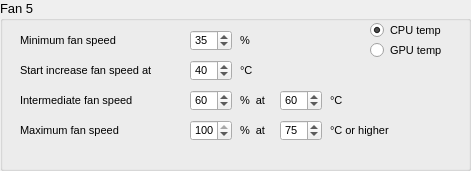
     <widget class="QGroupBox" name="groupBoxConfigFan5">
      <property name="geometry">
       <rect>
        <x>510</x>
        <y>210</y>
        <width>471</width>
        <height>171</height>
       </rect>
      </property>
      <property name="font">
       <font>
        <pointsize>10</pointsize>
        <weight>50</weight>
        <bold>false</bold>
       </font>
      </property>
      <property name="title">
       <string>Fan 5</string>
      </property>
      <property name="flat">
       <bool>false</bool>
      </property>
      <property name="checkable">
       <bool>false</bool>
      </property>
      <widget class="QLabel" name="label_57">
       <property name="geometry">
        <rect>
         <x>20</x>
         <y>30</y>
         <width>151</width>
         <height>21</height>
        </rect>
       </property>
       <property name="font">
        <font>
         <pointsize>8</pointsize>
        </font>
       </property>
       <property name="text">
        <string>Minimum fan speed</string>
       </property>
      </widget>
      <widget class="QSpinBox" name="spinBoxMinSpeedFan5">
       <property name="geometry">
        <rect>
         <x>190</x>
         <y>30</y>
         <width>42</width>
         <height>21</height>
        </rect>
       </property>
       <property name="font">
        <font>
         <pointsize>8</pointsize>
        </font>
       </property>
       <property name="maximum">
        <number>100</number>
       </property>
       <property name="singleStep">
        <number>1</number>
       </property>
       <property name="value">
        <number>35</number>
       </property>
      </widget>
      <widget class="QLabel" name="label_58">
       <property name="geometry">
        <rect>
         <x>20</x>
         <y>60</y>
         <width>241</width>
         <height>21</height>
        </rect>
       </property>
       <property name="font">
        <font>
         <pointsize>8</pointsize>
        </font>
       </property>
       <property name="text">
        <string>Start increase fan speed at </string>
       </property>
      </widget>
      <widget class="QSpinBox" name="spinBoxStartIncreaseSpeedFan5">
       <property name="geometry">
        <rect>
         <x>190</x>
         <y>60</y>
         <width>42</width>
         <height>21</height>
        </rect>
       </property>
       <property name="font">
        <font>
         <pointsize>8</pointsize>
        </font>
       </property>
       <property name="maximum">
        <number>100</number>
       </property>
       <property name="singleStep">
        <number>1</number>
       </property>
       <property name="value">
        <number>40</number>
       </property>
      </widget>
      <widget class="QLabel" name="label_59">
       <property name="geometry">
        <rect>
         <x>240</x>
         <y>90</y>
         <width>101</width>
         <height>21</height>
        </rect>
       </property>
       <property name="font">
        <font>
         <pointsize>8</pointsize>
        </font>
       </property>
       <property name="text">
        <string>%  at</string>
       </property>
      </widget>
      <widget class="QSpinBox" name="spinBoxIntermediateTempFan5">
       <property name="geometry">
        <rect>
         <x>280</x>
         <y>90</y>
         <width>42</width>
         <height>21</height>
        </rect>
       </property>
       <property name="font">
        <font>
         <pointsize>8</pointsize>
        </font>
       </property>
       <property name="maximum">
        <number>100</number>
       </property>
       <property name="singleStep">
        <number>1</number>
       </property>
       <property name="value">
        <number>60</number>
       </property>
      </widget>
      <widget class="QSpinBox" name="spinBoxIntermediateSpeedFan5">
       <property name="geometry">
        <rect>
         <x>190</x>
         <y>90</y>
         <width>42</width>
         <height>21</height>
        </rect>
       </property>
       <property name="font">
        <font>
         <pointsize>8</pointsize>
        </font>
       </property>
       <property name="maximum">
        <number>100</number>
       </property>
       <property name="singleStep">
        <number>1</number>
       </property>
       <property name="value">
        <number>60</number>
       </property>
      </widget>
      <widget class="QLabel" name="label_60">
       <property name="geometry">
        <rect>
         <x>20</x>
         <y>90</y>
         <width>151</width>
         <height>21</height>
        </rect>
       </property>
       <property name="font">
        <font>
         <pointsize>8</pointsize>
        </font>
       </property>
       <property name="text">
        <string>Intermediate fan speed </string>
       </property>
      </widget>
      <widget class="QLabel" name="label_61">
       <property name="geometry">
        <rect>
         <x>330</x>
         <y>90</y>
         <width>111</width>
         <height>21</height>
        </rect>
       </property>
       <property name="font">
        <font>
         <pointsize>8</pointsize>
        </font>
       </property>
       <property name="text">
        <string>°C</string>
       </property>
      </widget>
      <widget class="QLabel" name="label_62">
       <property name="geometry">
        <rect>
         <x>240</x>
         <y>60</y>
         <width>111</width>
         <height>21</height>
        </rect>
       </property>
       <property name="font">
        <font>
         <pointsize>8</pointsize>
        </font>
       </property>
       <property name="text">
        <string>°C</string>
       </property>
      </widget>
      <widget class="QLabel" name="label_63">
       <property name="geometry">
        <rect>
         <x>240</x>
         <y>30</y>
         <width>111</width>
         <height>21</height>
        </rect>
       </property>
       <property name="font">
        <font>
         <pointsize>8</pointsize>
        </font>
       </property>
       <property name="text">
        <string>%</string>
       </property>
      </widget>
      <widget class="QLabel" name="label_64">
       <property name="geometry">
        <rect>
         <x>20</x>
         <y>120</y>
         <width>151</width>
         <height>21</height>
        </rect>
       </property>
       <property name="font">
        <font>
         <pointsize>8</pointsize>
        </font>
       </property>
       <property name="text">
        <string>Maximum fan speed </string>
       </property>
      </widget>
      <widget class="QSpinBox" name="spinBoxMaxSpeedFan5">
       <property name="geometry">
        <rect>
         <x>190</x>
         <y>120</y>
         <width>42</width>
         <height>21</height>
        </rect>
       </property>
       <property name="font">
        <font>
         <pointsize>8</pointsize>
        </font>
       </property>
       <property name="maximum">
        <number>100</number>
       </property>
       <property name="singleStep">
        <number>1</number>
       </property>
       <property name="value">
        <number>100</number>
       </property>
      </widget>
      <widget class="QLabel" name="label_65">
       <property name="geometry">
        <rect>
         <x>240</x>
         <y>120</y>
         <width>101</width>
         <height>21</height>
        </rect>
       </property>
       <property name="font">
        <font>
         <pointsize>8</pointsize>
        </font>
       </property>
       <property name="text">
        <string>%  at</string>
       </property>
      </widget>
      <widget class="QLabel" name="label_66">
       <property name="geometry">
        <rect>
         <x>330</x>
         <y>120</y>
         <width>111</width>
         <height>21</height>
        </rect>
       </property>
       <property name="font">
        <font>
         <pointsize>8</pointsize>
        </font>
       </property>
       <property name="text">
        <string>°C or higher</string>
       </property>
      </widget>
      <widget class="QSpinBox" name="spinBoxMaxTempFan5">
       <property name="geometry">
        <rect>
         <x>280</x>
         <y>120</y>
         <width>42</width>
         <height>21</height>
        </rect>
       </property>
       <property name="font">
        <font>
         <pointsize>8</pointsize>
        </font>
       </property>
       <property name="maximum">
        <number>100</number>
       </property>
       <property name="singleStep">
        <number>1</number>
       </property>
       <property name="value">
        <number>75</number>
       </property>
      </widget>
      <widget class="QRadioButton" name="radioButtonCPUFan5">
       <property name="geometry">
        <rect>
         <x>370</x>
         <y>20</y>
         <width>95</width>
         <height>20</height>
        </rect>
       </property>
       <property name="font">
        <font>
         <pointsize>8</pointsize>
        </font>
       </property>
       <property name="text">
        <string>CPU temp</string>
       </property>
       <property name="checked">
        <bool>true</bool>
       </property>
      </widget>
      <widget class="QRadioButton" name="radioButtonGPUFan5">
       <property name="geometry">
        <rect>
         <x>370</x>
         <y>40</y>
         <width>95</width>
         <height>20</height>
        </rect>
       </property>
       <property name="font">
        <font>
         <pointsize>8</pointsize>
        </font>
       </property>
       <property name="text">
        <string>GPU temp</string>
       </property>
      </widget>
     </widget>
